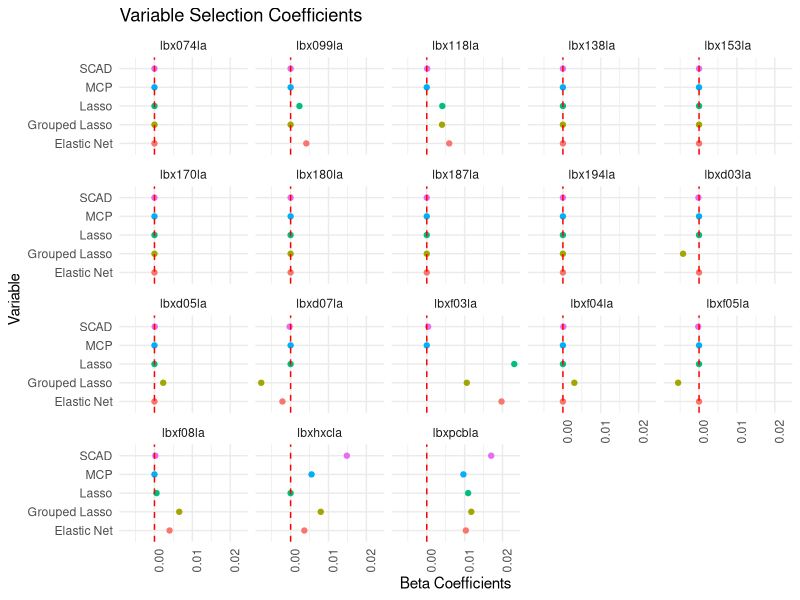
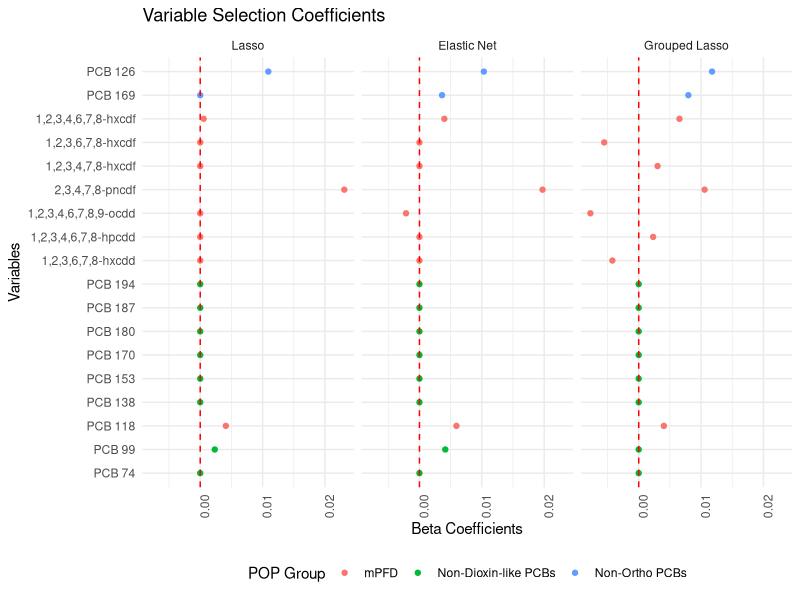
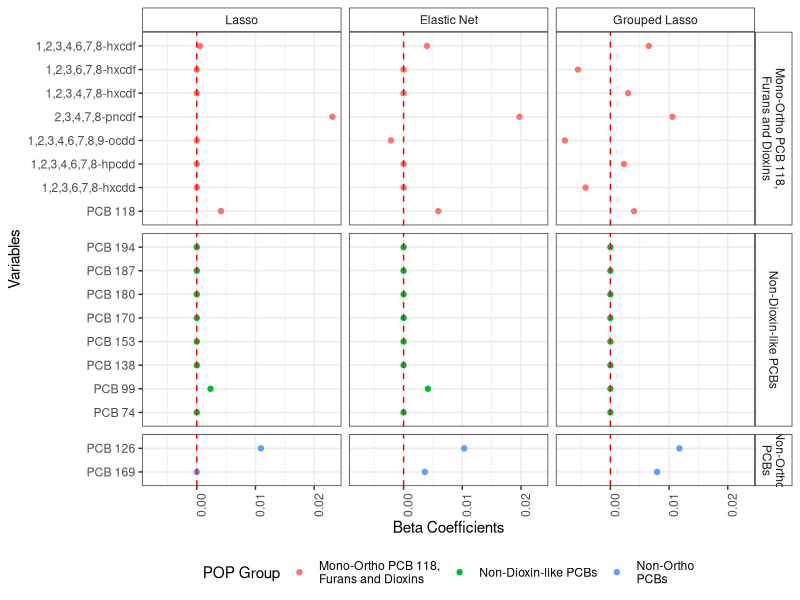

Generate these figures, in order, with R:
## ---- chunk 1
#install.packages("tidyverse")
library(tidyverse)
## ---- chunk 2
grouped <- read_csv("./grouped_lasso_betas.csv")
ind <- read_csv("./lasso_elastic_net_betas.csv")

plot_all <- rbind(grouped, ind) %>% filter(grepl("la$", variable)) 
## ---- chunk 3
plot_all %>%
  ggplot(aes(x = method, y = round(beta, 5))) + geom_point(aes(color = method)) +
  theme_minimal() + geom_hline(yintercept = 0, color = "red", linetype = "dashed") +
  theme(axis.text.x = element_text(angle = 90, hjust = 1), legend.position = "none") +
  facet_wrap( ~ variable) + coord_flip() + 
  labs(title = "Variable Selection Coefficients", 
       y = "Beta Coefficients",
       x = "Variable", 
       color = "Method")
## ---- chunk 4
plot_all <- plot_all %>%
  filter(method %in% c("Lasso", "Grouped Lasso", "Elastic Net")) %>%   
  mutate(group3 = case_when(variable == "lbx118la" ~ "mPFD",
                           grepl("lbxf|d", variable) == TRUE ~ "mPFD",
                           grepl("lbx1|0", variable) == TRUE ~ "Non-Dioxin-like PCBs",
                           grepl("lbxh|p", variable) == TRUE ~ "Non-Ortho PCBs")) %>% 
  mutate(variable = as.factor(variable),
         group3 = as.factor(group3),
         method = as.factor(method)) %>% 
  mutate(method = fct_relevel(method, c("Lasso", "Elastic Net", "Grouped Lasso"))) %>% 
  mutate(variable = fct_recode(variable, "PCB 74" = "lbx074la",
                                "PCB 99" = "lbx099la",
                                "PCB 118" = "lbx118la",
                                "PCB 138" = "lbx138la",
                                "PCB 153" = "lbx153la",
                                "PCB 170" = "lbx170la",
                                "PCB 180" = "lbx180la",
                                "PCB 187" = "lbx187la",
                                "PCB 194" = "lbx194la",
                                "1,2,3,6,7,8-hxcdd" = "lbxd03la",
                                "1,2,3,4,6,7,8-hpcdd" = "lbxd05la",
                               "1,2,3,4,6,7,8,9-ocdd" =  "lbxd07la",
                               "2,3,4,7,8-pncdf" =  "lbxf03la",
                               "1,2,3,4,7,8-hxcdf" =  "lbxf04la",
                               "1,2,3,6,7,8-hxcdf" =  "lbxf05la",
                               "1,2,3,4,6,7,8-hxcdf" =  "lbxf08la",
                               "PCB 169" =  "lbxhxcla",
                                "PCB 126" = "lbxpcbla"))
  
table(plot_all$variable, plot_all$group3)                       

plot_all %>% 
  mutate(variable = as.factor(variable),
         group = as.factor(group3),
         method = as.factor(method)) %>% 
  mutate(method = fct_relevel(method, c("Lasso", "Elastic Net", "Grouped Lasso"))) %>% 
  group_by(group) %>% 
  filter(method %in% c("Lasso", "Grouped Lasso", "Elastic Net")) %>% 
  ggplot(aes(x = variable, y = round(beta, 5))) + geom_point(aes(color = group)) +
  theme_minimal() + geom_hline(yintercept = 0, color = "red", linetype = "dashed") +
  theme(axis.text.x = element_text(angle = 90, hjust = 1), legend.position = "bottom") +
  facet_wrap( ~ method) + coord_flip() + 
  labs(title = "Variable Selection Coefficients", 
       y = "Beta Coefficients",
       x = "Variables", 
       color = "POP Group")
## ---- chunk 5
plot_all %>% 
  mutate(group3 = fct_recode(group3, "Mono-Ortho PCB 118,\nFurans and Dioxins" =  "mPFD",
                            "Non-Ortho\nPCBs" = "Non-Ortho PCBs")) %>% 
  ggplot(aes(x = variable, y = beta)) + geom_point(aes(color = group3), shape = 19) +
  geom_hline(yintercept = 0, color = "red", linetype = "dashed") + theme_bw() +
  facet_grid(group3 ~ method, scales="free_y", space = "free_y") + coord_flip() +
  theme(axis.text.x = element_text(angle = 90, hjust = 1), legend.position = "bottom",
        strip.background = element_rect(fill = "white")) +
  labs(y = "Beta Coefficients",
       x = "Variables", 
       color = "POP Group")
